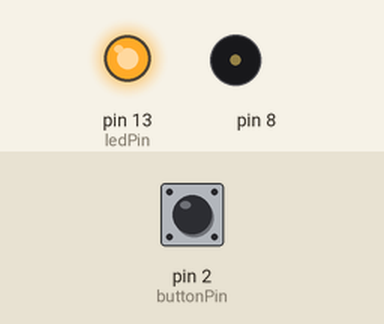
This sketch was run on a simulated Arduino Uno, built with avr-gcc and run on an emulated ATmega328P. Shown: output pins drawn as LEDs (lit = HIGH), buzzer (waves = sounding). The inputs (shaded band) are chosen by the test bench; at power-on: pin 2 (buttonPin) LOW.

Above: at 1.2 s.
1.3 s: pin 2 (buttonPin) pulled HIGH for 0.15 s
At 3.55 s:
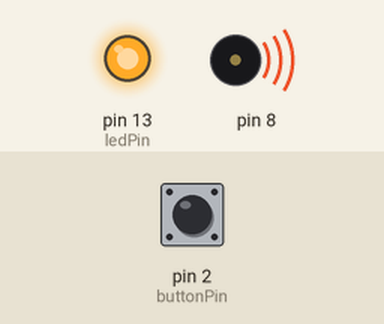
At 17.4 s:
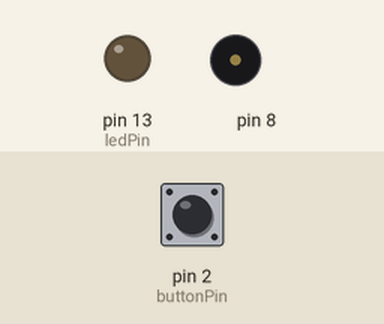
Timing chart, 0 to 18.4 s (numbered marks = the images above; inputs shaded):
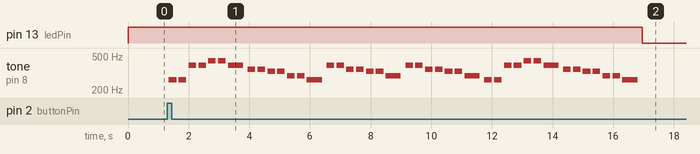

The sketch:

toneMelody.ino
```cpp
/*
  曲调

 播放一首小曲

 电路搭建:
 * LED连接13号引脚和GND
 * 矩阵按键连接2号引脚和+5V
 * 10kΩ电阻连接2号引脚和GND
 * 8号引脚连接8Ω扬声器

代码是公开的。
 */

#include "pitches.h"

    int melody[]={
   /* NOTE_A3,//.6
    NOTE_B3,//.7

    NOTE_C4,//1
    NOTE_C4,//1
    NOTE_B3,//.7
    NOTE_C4,//1
    NOTE_E4,//3

    NOTE_B3,//.7
      NOTE_B3,//.7
      NOTE_B3,//.7
      NOTE_E3,//.3

      NOTE_A3,//.6
      NOTE_A3,//.6
      NOTE_G3,//.5
      NOTE_A3,//.6
      NOTE_C4,//1

      NOTE_G3,//.5
      NOTE_G3,//.5
      NOTE_G3,//.5
      NOTE_E3,//.3

      NOTE_F3,//.4
      NOTE_F3,//.4
      NOTE_E3,//.3
      NOTE_F3,//.4
      NOTE_C4,//1
      NOTE_C4,//1

      NOTE_E3,//.3
      NOTE_E3,//.3
      NOTE_E3,//.3
      NOTE_C4,//1

      NOTE_B3,//.7
      NOTE_B3,//.7
      NOTE_FS3,//.4#
      NOTE_FS3,//.4#
      NOTE_B3,//.7

      NOTE_B3,//.7
      NOTE_B3,//.7
      0,
      NOTE_A3,//.6
      NOTE_B3,//.7

      NOTE_C4,//1
      NOTE_C4,//1
      NOTE_B3,//.7
      NOTE_C4,//1
      NOTE_E4,//3

      NOTE_B3,//.7
      NOTE_B3,//.7
      NOTE_B3,//.7
      NOTE_E3,//.3
      NOTE_E3,//.3

      NOTE_A3,//.6
      NOTE_C4,//1
      NOTE_G3,//.5
      NOTE_A3,//.6
      NOTE_C4,//1

      NOTE_G3,//.5
      NOTE_G3,//.5
      NOTE_G3,//.5
      NOTE_E3,//.3

      NOTE_F3,//.4
      NOTE_C4,//1
      NOTE_B3,//.7
      NOTE_B3,//.7
      NOTE_C4,//1

      NOTE_D4,//2
      NOTE_E4,//3
      NOTE_C4,//1
      NOTE_C4,//1
      0,

      NOTE_C4,//1
      NOTE_B3,//.7
      NOTE_A3,//.6
      NOTE_B3,//.7
      NOTE_GS3,//.5#

      NOTE_A3,//.6
      NOTE_A3,//.6
      0,
      NOTE_C4,//1
      NOTE_D4,//2
      */
      NOTE_C4,//1
      NOTE_C4,//1
      NOTE_G4,//5
      NOTE_G4,//5
      NOTE_A4,//6
      NOTE_A4,//6
      NOTE_G4,//5
      NOTE_F4,//4
      NOTE_F4,//4
      NOTE_E4,//3
      NOTE_E4,//3
      NOTE_D4,//2
      NOTE_D4,//2
      NOTE_C4,//1
      //////////
      NOTE_G4,//5
      NOTE_G4,//5
      NOTE_F4,//4
      NOTE_F4,//4
      NOTE_E4,//3
      NOTE_E4,//3
      NOTE_D4,//2
      NOTE_G4,//5
      NOTE_G4,//5
      NOTE_F4,//4
      NOTE_F4,//4
      NOTE_E4,//3
      NOTE_E4,//3
      NOTE_D4,//2
      ///////////
      NOTE_C4,//1
      NOTE_C4,//1
      NOTE_G4,//5
      NOTE_G4,//5
      NOTE_A4,//6
      NOTE_A4,//6
      NOTE_G4,//5
      NOTE_F4,//4
      NOTE_F4,//4
      NOTE_E4,//3
      NOTE_E4,//3
      NOTE_D4,//2
      NOTE_D4,//2
      NOTE_C4 //1
    };


//持续时间函数为：

    int noteDurations[42] = {
       /*8,8,
       4,8,8,4,4,
      4,4,4,4,
      4,8,8,4,4,
      4,4,4,4,
      4,8,8,8,8,4,
      4,4,4,4,
      4,8,8,4,4,
      4,4,4,8,8,
      4,8,8,4,4,
      4,4,4,8,8,
      4,8,8,4,4,
      4,4,4,4,
      4,8,8,4,4,
      4,8,4,4,8,
      8,8,4,4,4,
      4,4,4,8,8*/
      4,4,4,4,4,4,2,
      4,4,4,4,4,4,2,
      4,4,4,4,4,4,2,
      4,4,4,4,4,4,2,
      4,4,4,4,4,4,2,
      4,4,4,4,4,4,2
    };

// 常量，用来定义引脚号码
const int buttonPin = 2;    // 连接矩阵按键的引脚
const int ledPin = 13;      // LED引脚

// 变量的声明与定义:
int ledState = HIGH;         // 记录LED的状态
int buttonState;             // 记录按键的状态
int lastButtonState = LOW;   // 上一次按键的状态

// 以下代码以long类型声明，因为时间值以毫秒为单位(用整型会很快溢出)
long lastDebounceTime = 0;  // 按键最后一次被触发
long debounceDelay = 50;    // 为了滤去抖动暂停的时间，如果发现输出不正常增加这个值

void setup() {
  pinMode(buttonPin, INPUT);
  pinMode(ledPin, OUTPUT);

  // 设置LED初始状态
  digitalWrite(ledPin, ledState);
}

void loop() {
   // 读取按键状态并存储到变量中:
  int reading = digitalRead(buttonPin);

  // 检查下按键状态是否改变(换句话说，输入是否是从LOW到HIGH)。
  // 检查是否距离上一次按下的时间已经足够滤去按键抖动:

  // 如果按键状态和上次不同:
  if (reading != lastButtonState) {
    // 记录初始时间
    lastDebounceTime = millis();
  }

  if ((millis() - lastDebounceTime) > debounceDelay) {
    // 离初始时间已经过了按键抖动出现的时间，因此当前的按键状态是稳定状态:

    // 如果按键状态改变了:
    if (reading != buttonState) {
      buttonState = reading;

      // 只有当稳定的按键状态时HIGH时才打开LED。
      if (buttonState == HIGH)
      {
          ledState = !ledState;
          // 迭代（转悠名词）小曲中的音符:
          for (int thisNote = 0; thisNote < 42; thisNote++)
          {

            // 要根据音符种类计算播放每个音符播放的时间，只需要使用一秒除以音符的种类
            //例如，四分音符播放时间为1000 / 4,八分音符播放时间为=1000/8,以此类推。
            int noteDuration = 1000 / noteDurations[thisNote];
            tone(8, melody[thisNote], noteDuration);

            // 为了让人耳能够分辨清楚每个音符，设置播放每个音符间的最小间隔时间。音符的播放时间*1.3作为间隔时间是比较好的选择:
            int pauseBetweenNotes = noteDuration * 1.30;
            delay(pauseBetweenNotes);
            // stop the tone playing:
            noTone(8);
          }
      }
    }
  }

  // 设置LED:
  digitalWrite(ledPin, ledState);

  // 保存处理结果:
  lastButtonState = reading;

}
```

pitches.h
```cpp
/*************************************************
 * Public Constants
 *************************************************/

#define NOTE_B0  31                //....7
#define NOTE_C1  33                //...1
#define NOTE_CS1 35
#define NOTE_D1  37                //...2
#define NOTE_DS1 39
#define NOTE_E1  41                //...3
#define NOTE_F1  44                //...4
#define NOTE_FS1 46
#define NOTE_G1  49                //...5
#define NOTE_GS1 52
#define NOTE_A1  55                //...6
#define NOTE_AS1 58
#define NOTE_B1  62                //...7
#define NOTE_C2  65                //..1
#define NOTE_CS2 69
#define NOTE_D2  73                //..2
#define NOTE_DS2 78
#define NOTE_E2  82                //..3
#define NOTE_F2  87                //..4
#define NOTE_FS2 93
#define NOTE_G2  98                //..5
#define NOTE_GS2 104
#define NOTE_A2  110                //..6
#define NOTE_AS2 117
#define NOTE_B2  123                //..7
#define NOTE_C3  131                //.1
#define NOTE_CS3 139
#define NOTE_D3  147                //.2
#define NOTE_DS3 156
#define NOTE_E3  165                //.3
#define NOTE_F3  175                //.4
#define NOTE_FS3 185
#define NOTE_G3  196                //.5
#define NOTE_GS3 208
#define NOTE_A3  220                //.6
#define NOTE_AS3 233
#define NOTE_B3  247                //.7
#define NOTE_C4  262                //1
#define NOTE_CS4 277
#define NOTE_D4  294                //2
#define NOTE_DS4 311
#define NOTE_E4  330                //3
#define NOTE_F4  349                //4
#define NOTE_FS4 370
#define NOTE_G4  392                //5
#define NOTE_GS4 415
#define NOTE_A4  440                //6
#define NOTE_AS4 466
#define NOTE_B4  494                //7
#define NOTE_C5  523                //1.
#define NOTE_CS5 554
#define NOTE_D5  587                //2.
#define NOTE_DS5 622
#define NOTE_E5  659                //3.
#define NOTE_F5  698                //4.
#define NOTE_FS5 740
#define NOTE_G5  784                //5.
#define NOTE_GS5 831
#define NOTE_A5  880                //6.
#define NOTE_AS5 932
#define NOTE_B5  988                //7.
#define NOTE_C6  1047                //1..
#define NOTE_CS6 1109
#define NOTE_D6  1175                //2..
#define NOTE_DS6 1245
#define NOTE_E6  1319                //3..
#define NOTE_F6  1397                //4..
#define NOTE_FS6 1480
#define NOTE_G6  1568                //5..
#define NOTE_GS6 1661
#define NOTE_A6  1760                //6..
#define NOTE_AS6 1865
#define NOTE_B6  1976                //7..
#define NOTE_C7  2093                //1...
#define NOTE_CS7 2217
#define NOTE_D7  2349                //2...
#define NOTE_DS7 2489
#define NOTE_E7  2637                //3...
#define NOTE_F7  2794                //4...
#define NOTE_FS7 2960
#define NOTE_G7  3136                //5...
#define NOTE_GS7 3322
#define NOTE_A7  3520                //6...
#define NOTE_AS7 3729
#define NOTE_B7  3951                //7...
#define NOTE_C8  4186                //1....
#define NOTE_CS8 4435
#define NOTE_D8  4699                //2....
#define NOTE_DS8 4978
```

Measured:
- after the input at 1.3 s, pin 13 (ledPin): HIGH → LOW after 15.7 s; tone on pin 8: plays 262 Hz for 0.25 s, 262 Hz for 0.25 s, 392 Hz for 0.25 s, 392 Hz for 0.25 s, 440 Hz for 0.25 s, 440 Hz for 0.25 s … (42 notes in this stretch), starting after 0.05 s
